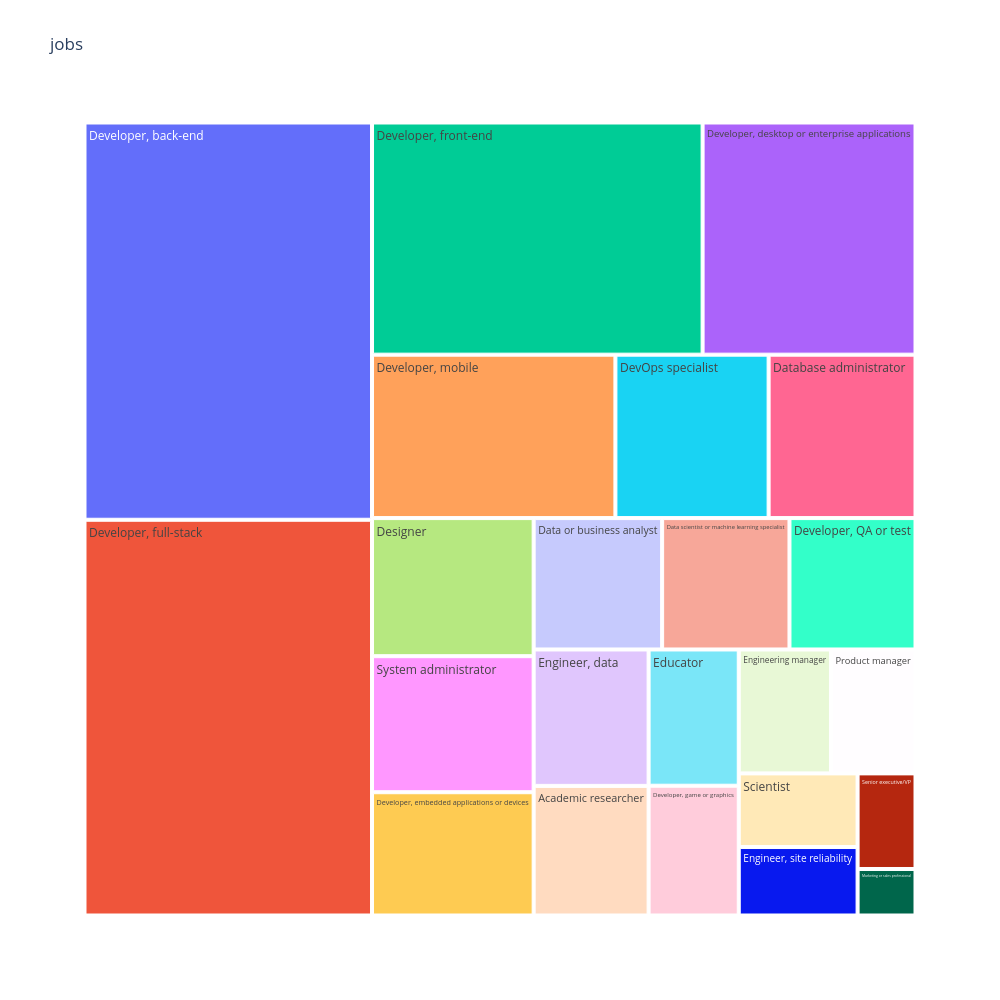

Source (notebook cell):
### Code cell
jobs_freq = df['DevType'].sum(axis=0).sort_values().reset_index()
jobs_freq.columns = ['job','count']

px.treemap(jobs_freq,path=['job'],values='count',title='jobs',width=1000,height=1000)

### Figure 1 — Plotly figure (JSON) as saved in the notebook; plotly's stock layout.template omitted (floating-point values rounded to 4 significant figures)
{"data": [{"branchvalues": "total", "domain": {"x": [0, 1], "y": [0, 1]}, "hovertemplate": "labels=%{label}<br>count=%{value}<br>parent=%{parent}<br>id=%{id}<extra></extra>", "ids": ["Academic researcher", "Data or business analyst", "Data scientist or machine learning specialist", "Database administrator", "Designer", "DevOps specialist", "Developer, QA or test", "Developer, back-end", "Developer, desktop or enterprise applications", "Developer, embedded applications or devices", "Developer, front-end", "Developer, full-stack", "Developer, game or graphics", "Developer, mobile", "Educator", "Engineer, data", "Engineer, site reliability", "Engineering manager", "Marketing or sales professional", "Product manager", "Scientist", "Senior executive/VP", "System administrator"], "labels": ["Academic researcher", "Data or business analyst", "Data scientist or machine learning specialist", "Database administrator", "Designer", "DevOps specialist", "Developer, QA or test", "Developer, back-end", "Developer, desktop or enterprise applications", "Developer, embedded applications or devices", "Developer, front-end", "Developer, full-stack", "Developer, game or graphics", "Developer, mobile", "Educator", "Engineer, data", "Engineer, site reliability", "Engineering manager", "Marketing or sales professional", "Product manager", "Scientist", "Senior executive/VP", "System administrator"], "name": "", "parents": ["", "", "", "", "", "", "", "", "", "", "", "", "", "", "", "", "", "", "", "", "", "", ""], "type": "treemap", "values": [3552, 4024, 3988, 5722, 5321, 5969, 3947, 27228, 11784, 4750, 18296, 27125, 2789, 9482, 2928, 3738, 1940, 2724, 642, 2497, 2086, 1320, 5242]}], "layout": {"height": 1000, "legend": {"tracegroupgap": 0}, "title": {"text": "jobs"}, "width": 1000}}
